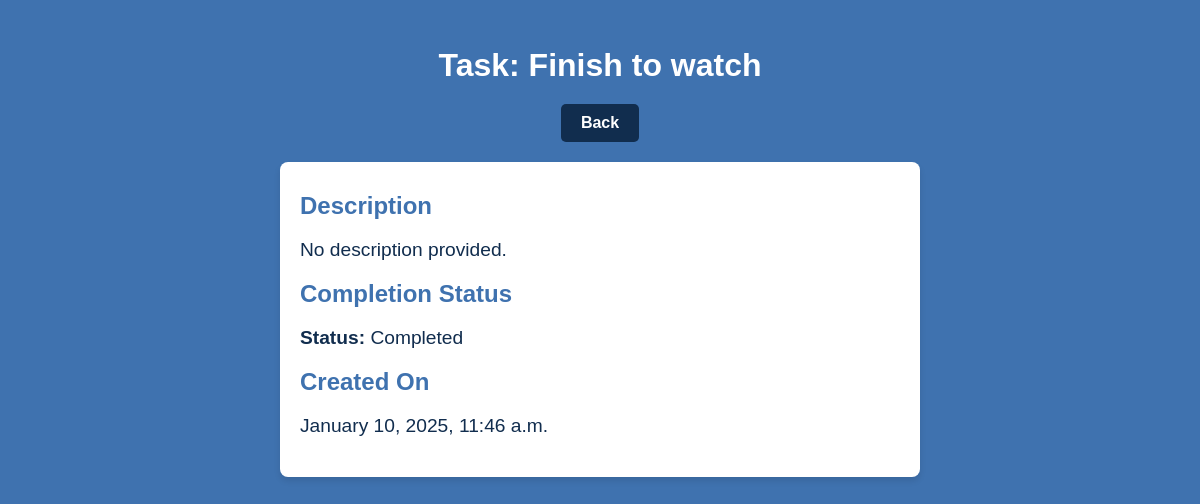
/task/4/ (signed in), run on an earlier commit of the app's database.
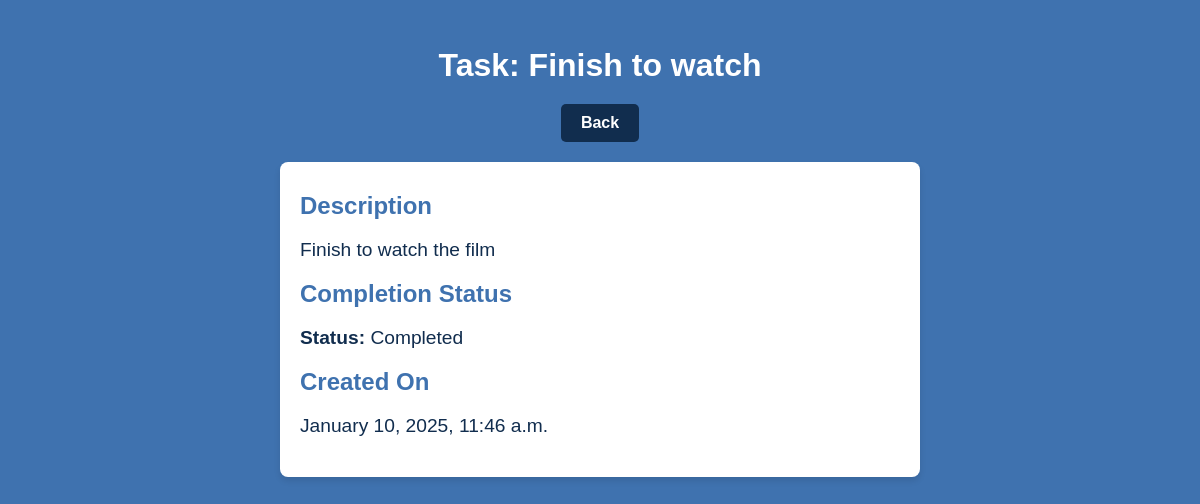
And on a later commit of the database.
### ToDoListApp/models.py (models this page shows)
class Task(models.Model):
    user = models.ForeignKey(User, on_delete=models.CASCADE, null=True, blank=True)
    title = models.CharField(max_length=200)
    description = models.TextField(null=True, blank=True)
    complete = models.BooleanField(default=False)
    create =  models.DateTimeField(auto_now_add=True)
    def __str__(self):
        return self.title
    class Meta:
        ordering = ['complete']

### ToDoListApp/views.py (the view)
# urls.py: path('task/<int:pk>/', TaskDetail.as_view(), name='task'),
class TaskDetail(LoginRequiredMixin, DetailView):
    model = Task
    context_object_name = 'task'

### ToDoListApp/templates/ToDoListApp/task_detail.html (shortened to what this page needs)
{% load static %}
<!DOCTYPE html>
<html lang="en">
<head>
    <link rel="stylesheet" href="{% static 'detail.css' %}">
</head>
<body>
    <main class="main">
        <h2 class="main__title">Task: {{task}}</h2>
        <a class="back_btn" href="{% url 'tasks' %}">Back</a>
        <div class="main__details">
            <h3>Description</h3>
            <p>{{ task.description|default:"No description provided." }}</p>
            <h3>Completion Status</h3>
            <p>
                <span>Status:</span> {{ task.complete|yesno:"Completed,Not Completed" }}
            </p>
            <h3>Created On</h3>
            <p>{{ task.create|date:"F j, Y, g:i a" }}</p>
        </div>
    </main>
</body>
</html>

What changed in the data, as far as the page shows it:
changed Task "Finish to watch": description "No description provided." → "Finish to watch the film"
